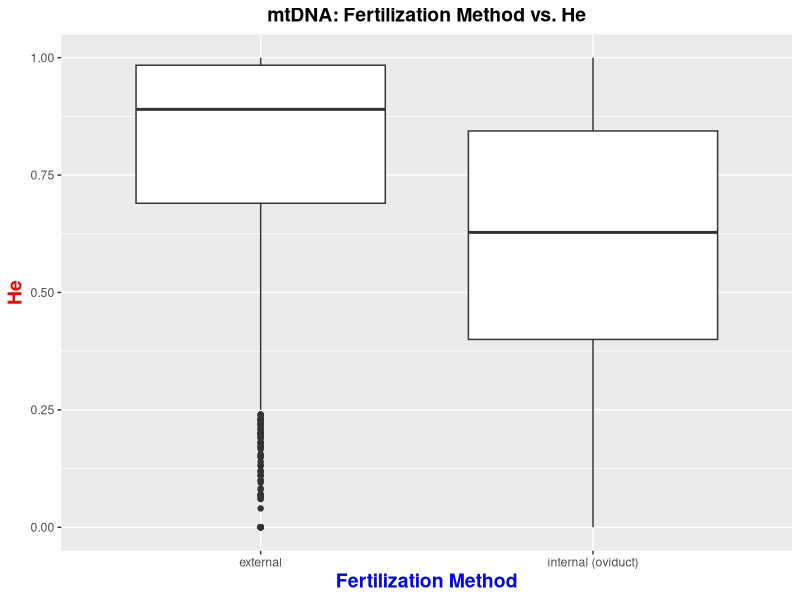
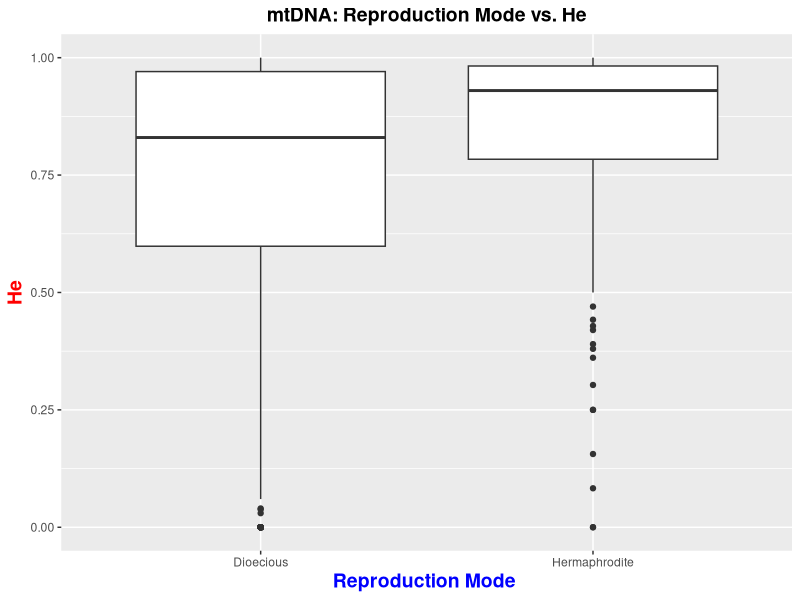
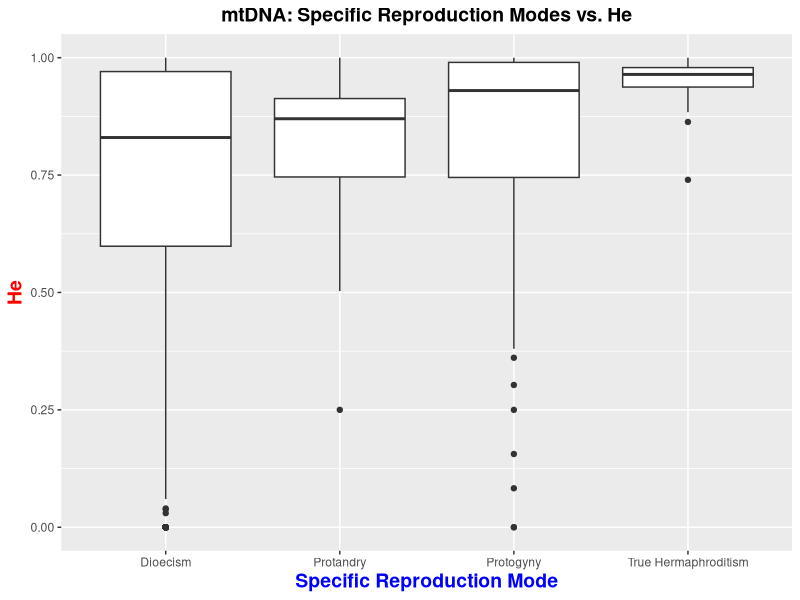
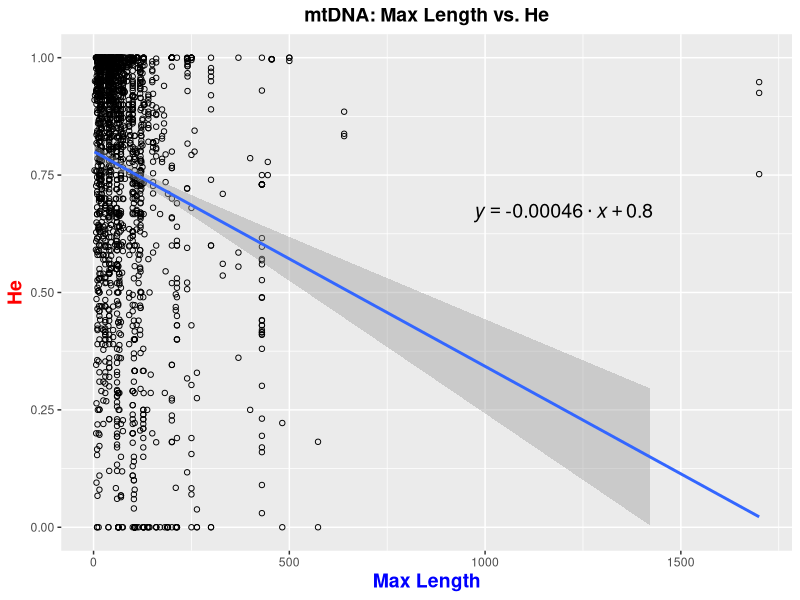
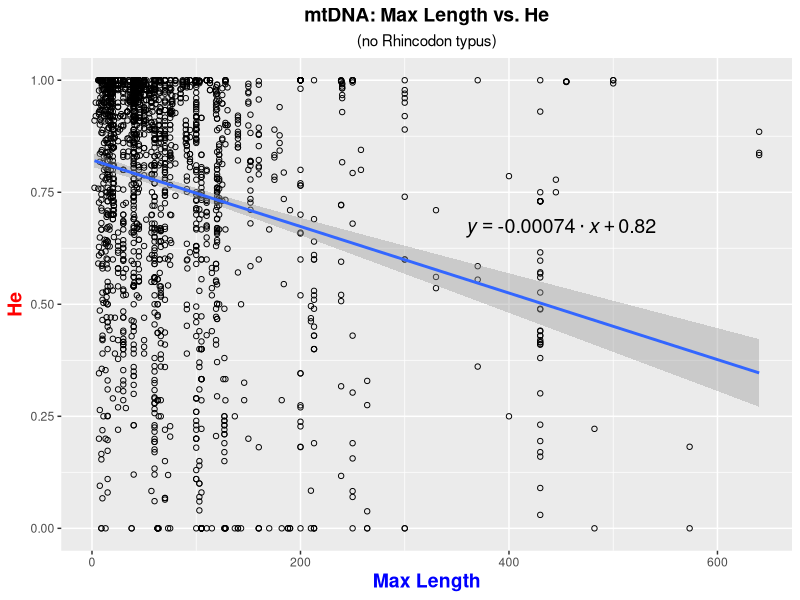
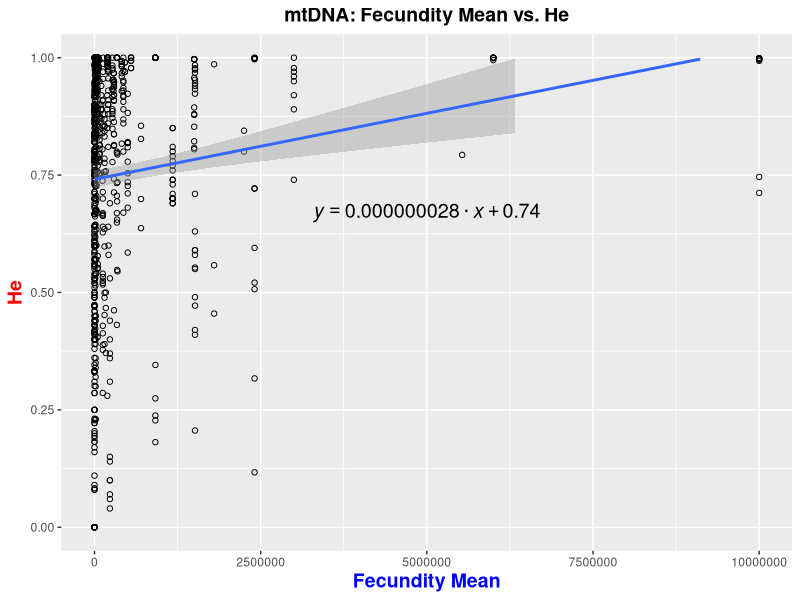
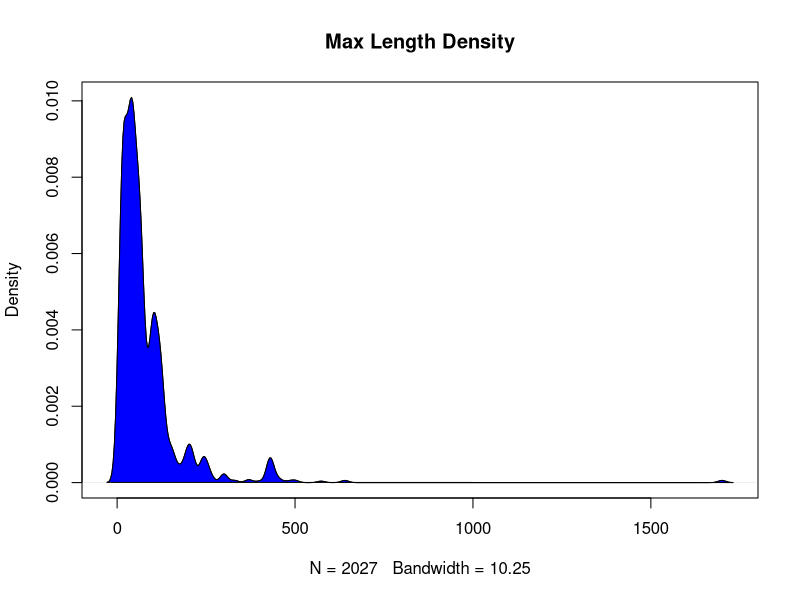
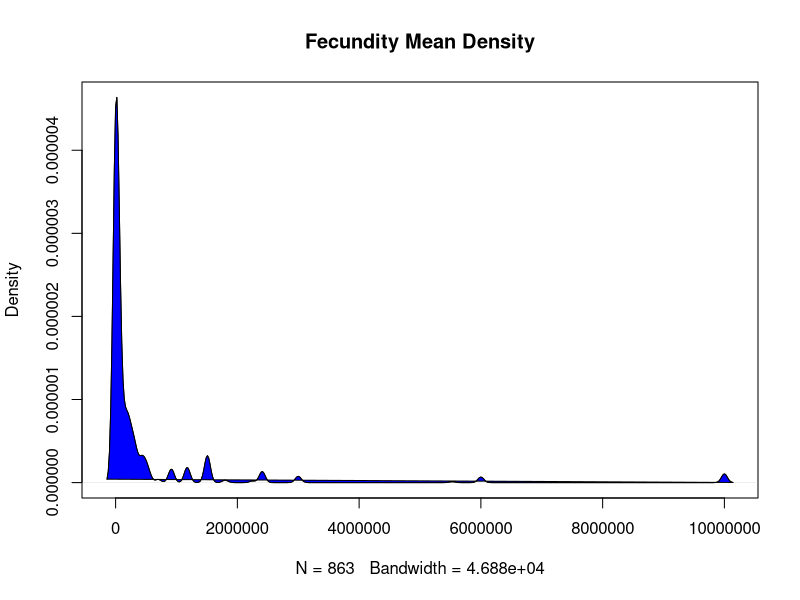

The R source for these figures, in order: (Note: this script raises an error after producing the figures.)
################################################### Script for Analyzing Data  #######################################################

#analyzes data 

##########################################################################################################################################

######### Set-up #########

#clear environment
remove(list = ls())

#load libraries
library(tidyverse)
library(dplyr)

#read in data
mtdna_data <- read.csv("mtdna_final_data.csv", stringsAsFactors = FALSE) #read in 
msat_data <- read.csv("msat_final_data.csv", stringsAsFactors = FALSE) #read in 

############### mtDNA data set ############### 

#####Box Plots: Character Data#####

#Fertilization#

mtdna_data$final_fertilization <- NA #create new column to categorize fertilization methods

mtdna_data$final_fertilization [mtdna_data$fertilization =="external"]  <- "external"
mtdna_data$final_fertilization [mtdna_data$fertilization =="internal (oviduct)"] <- "internal (oviduct)"
mtdna_data$final_fertilization [mtdna_data$fertilization =="in brood pouch or similar structure"] <- "internal (oviduct)" #convert "in brood pouch or similar structure" to internal fertilization

mtdna_final_fertilization_He_no.na <- mtdna_data[!is.na(mtdna_data$final_fertilization) & !is.na(mtdna_data$He),] #create new table that excludes NA's from columns of interest

theme_update(plot.title = element_text(hjust = 0.5), plot.subtitle = element_text(hjust = 0.5)) #centered plot title

ggplot(mtdna_final_fertilization_He_no.na) + geom_boxplot(aes(x = final_fertilization, y = He)) + #final fertilization & He box plot
  ggtitle("mtDNA: Fertilization Method vs. He") + #add plot title
  xlab("Fertilization Method") + ylab("He") + #add axis labels
  theme(                                 #specify characteristics of the plot 
    plot.title = element_text(size=14, face="bold"), 
    axis.title.x = element_text(color="blue", size=14, face="bold"),
    axis.title.y = element_text(color="red", size=14, face="bold"))

#Reproduction Mode#

#combine protandry, protogyny, and true hermaphroditism into "Hermpahrodites"

mtdna_data$final_reproductionmode <- NA #create new column to categorize reproduction mode

mtdna_data$final_reproductionmode  [mtdna_data$reproductionmode =="dioecism"]  <- "Dioecious"
mtdna_data$final_reproductionmode  [mtdna_data$reproductionmode =="protogyny"] <- "Hermaphrodite" #for protogyny, label as "Hermpahrodites"
mtdna_data$final_reproductionmode  [mtdna_data$reproductionmode =="protandry"] <- "Hermaphrodite" #for protandry, label as "Hermpahrodites"
mtdna_data$final_reproductionmode  [mtdna_data$reproductionmode =="true hermaphroditism"] <- "Hermaphrodite" #for true hermaphroditism, label as "Hermpahrodites"

mtdna_final_reproductionmode_He_no.na <- mtdna_data[!is.na(mtdna_data$final_reproductionmode ) & !is.na(mtdna_data$He),] #create new table that excludes NA's from columns of interest

ggplot(mtdna_final_reproductionmode_He_no.na ) + geom_boxplot(aes(x = final_reproductionmode , y = He)) + #final reproduction mode & He box plot
  ggtitle("mtDNA: Reproduction Mode vs. He") + #add plot title
  xlab("Reproduction Mode ") + ylab("He") + #add axis labels
  theme(                                 #specify characteristics of the plot 
    plot.title = element_text(size=14, face="bold"), 
    axis.title.x = element_text(color="blue", size=14, face="bold"),
    axis.title.y = element_text(color="red", size=14, face="bold"))

#Specific Reproduction Modes#

mtdna_data$specific.repro_mode <- NA #create new column to categorize hermaphrodite type

mtdna_data$specific.repro_mode  [mtdna_data$reproductionmode =="dioecism"]  <- "Dioecism"
mtdna_data$specific.repro_mode  [mtdna_data$reproductionmode =="protogyny"] <- "Protogyny"
mtdna_data$specific.repro_mode  [mtdna_data$reproductionmode =="protandry"] <- "Protandry"
mtdna_data$specific.repro_mode  [mtdna_data$reproductionmode =="true hermaphroditism"] <- "True Hermaphroditism"

mtdna_reproduction_type_He_no.na <- mtdna_data[!is.na(mtdna_data$specific.repro_mode ) & !is.na(mtdna_data$He),] #create new table that excludes NA's from columns of interest

ggplot(mtdna_reproduction_type_He_no.na ) + geom_boxplot(aes(x = specific.repro_mode , y = He)) + #hermaphrodite type mode & He box plot
  ggtitle("mtDNA: Specific Reproduction Modes vs. He") + #add plot title
  xlab("Specific Reproduction Mode") + ylab("He") + #add axis labels
  theme(                                 #specify characteristics of the plot 
    plot.title = element_text(size=14, face="bold"), 
    axis.title.x = element_text(color="blue", size=14, face="bold"),
    axis.title.y = element_text(color="red", size=14, face="bold"))

#####Scatter Plots: Numerical Data#####

#Max Length#

#w/ Rhincodon typus outlier
mtdna_maxlength_He_no.na <- mtdna_data[!is.na(mtdna_data$maxlength) & !is.na(mtdna_data$He),] #create new table that excludes NA's from columns of interest

lm_eqn = function(x, y, df){ #set up formula for regression line equation
  m <- lm(y ~ x, df);
  eq <- substitute(italic(y) == b %.% italic(x) + a,
                   list(a = format(coef(m)[[1]], digits = 2), 
                        b = format(coef(m)[[2]], digits = 2)))
  as.character(as.expression(eq));                 
}

ggplot(mtdna_maxlength_He_no.na, aes(x=maxlength, y = He)) + #max length & He scatter plot
  geom_point(shape=1) +    # Use hollow circles
  geom_smooth(method=lm,   # Add linear regression line
              se=TRUE, formula = y ~ x) +
  ylim(0,1)+
  coord_cartesian(ylim = c(0, 1)) +
  ggtitle("mtDNA: Max Length vs. He") + #add plot title
  xlab("Max Length") + ylab("He") + #add axis labels
  theme(                                 #specify characteristics of the plot 
    plot.title = element_text(size=14, face="bold"),
    axis.title.x = element_text(color="blue", size=14, face="bold"),
    axis.title.y = element_text(color="red", size=14, face="bold"))+
    annotate("text", x = 1200, y = 0.67, label = lm_eqn(mtdna_maxlength_He_no.na$maxlength, mtdna_maxlength_He_no.na$He, mtdna_maxlength_He_no.na), color="black", size = 5, parse=TRUE) #add regression line equation


#w/out Rhincodon typus outlier
mtdna_maxlength_He_no.na_nowhaleshark <- mtdna_maxlength_He_no.na[!(mtdna_maxlength_He_no.na$spp=="Rhincodon typus"),] #exclude Rhincodon typus

ggplot(mtdna_maxlength_He_no.na_nowhaleshark, aes(x= maxlength, y= He)) + #max length & He scatter plot
  geom_point(shape=1) +    # Use hollow circles
  geom_smooth(method=lm,   # Add linear regression line
              se=TRUE) +
  ylim(0,1)+
  coord_cartesian(ylim = c(0, 1)) +
  ggtitle("mtDNA: Max Length vs. He", subtitle= "(no Rhincodon typus)") + #add plot title
  xlab("Max Length") + ylab("He") + #add axis labels
  theme(                                 #specify characteristics of the plot 
    plot.title = element_text(size=14, face="bold"),
    axis.title.x = element_text(color="blue", size=14, face="bold"),
    axis.title.y = element_text(color="red", size=14, face="bold"))+
  annotate("text", x = 450, y = 0.67, label = lm_eqn(mtdna_maxlength_He_no.na_nowhaleshark$maxlength, mtdna_maxlength_He_no.na_nowhaleshark$He, mtdna_maxlength_He_no.na_nowhaleshark), color="black", size = 5, parse=TRUE) #add regression line equation

#Fecundity Mean#
options(scipen = 999) #convert data from scientific notation to numeric

mtdna_fecundity_He_no.na <- mtdna_data[!is.na(mtdna_data$fecundity_mean) & !is.na(mtdna_data$He),] #create new table that excludes NA's from columns of interest
 
ggplot(mtdna_fecundity_He_no.na, aes(y= He, x= fecundity_mean)) + #fecundity mean & He scatter plot
  geom_point(shape=1) +    # Use hollow circles
  geom_smooth(method=lm,   # Add linear regression line
              se=TRUE) +
  ylim(0,1)+
  coord_cartesian(ylim = c(0, 1)) +
  ggtitle("mtDNA: Fecundity Mean vs. He") + #add plot title
  xlab("Fecundity Mean") + ylab("He") + #add axis labels
  theme(                                 #specify characteristics of the plot 
    plot.title = element_text(size=14, face="bold"),
    axis.title.x = element_text(color="blue", size=14, face="bold"),
    axis.title.y = element_text(color="red", size=14, face="bold"))+
  annotate("text", x = 5000000, y = 0.67, label = lm_eqn(mtdna_fecundity_He_no.na$fecundity_mean, mtdna_fecundity_He_no.na$He, mtdna_fecundity_He_no.na), color="black", size = 5, parse=TRUE) #add regression line equation


#####Density Plots: Numerical Data#####

#Max Length#
plot(density(mtdna_maxlength_He_no.na$maxlength), main="Max Length Density") #create density plot for max length
polygon(density(mtdna_maxlength_He_no.na$maxlength), main="Max Length Density", col="blue") #specify characteristics of plot

#Fecundity Mean#
plot(density(mtdna_fecundity_He_no.na$fecundity_mean), main="Fecundity Mean Density") #create density plot for fecundity mean
polygon(density(mtdna_fecundity_He_no.na$fecundity_mean), main="Fecundity Mean Density", col="blue") #specify characteristics of plot

#####T-Tests: Character Data#####

#Fertilization#

external.mtdna <- mtdna_final_fertilization_He_no.na$He[mtdna_final_fertilization_He_no.na$final_fertilization=="external"]
internal.mtdna <- mtdna_final_fertilization_He_no.na$He[mtdna_final_fertilization_He_no.na$final_fertilization=="internal (oviduct)"]

fertilization_ttest.mtdna <- t.test(external.mtdna, internal.mtdna, var.equal=TRUE)

#Reproduction Mode#

dioecism.mtdna <- mtdna_final_reproductionmode_He_no.na$He[mtdna_final_reproductionmode_He_no.na$final_reproductionmode=="Dioecious"]
hermaphrodite.mtdna <- mtdna_final_reproductionmode_He_no.na$He[mtdna_final_reproductionmode_He_no.na$final_reproductionmode=="Hermaphrodite"]

reproductionmode_ttest.mtdna <- t.test(dioecism.mtdna, hermaphrodite.mtdna, var.equal=TRUE)

#Specific Reproduction Modes: ANOVA TEST#

specific.repro_modeanovamtdna <- aov(He ~ specific.repro_mode, data = mtdna_reproduction_type_He_no.na)

#####Wilcoxon Tests: Numerical Data#####

#Max Length#
wilcox.test( mtdna_maxlength_He_no.na[ ,'maxlength'] , mtdna_maxlength_He_no.na[ , 'He'], paired=T) #run Wilcoxon test on max length & He


#Fecundity Mean#
wilcox.test( mtdna_fecundity_He_no.na[ ,'fecundity_mean'] , mtdna_fecundity_He_no.na[ , 'He'], paired=T) #run Wilcoxon test on max length & He

#####Shapiro-Wilk Tests: Numerical Data#####

#Max Length#
shapiro.test(mtdna_maxlength_He_no.na$maxlength) #run Shapiro-Wilk test on max length & He

#Fecundity Mean#
shapiro.test(mtdna_fecundity_He_no.na$fecundity_mean) #run Shapiro-Wilk test on max length & He


####################################################################################

############### msat Data Set ############### 

#####Box Plots: Character Data#####

#Fertilization#
msat_data$final_fertilization <- NA #create new column to categorize fertilization methods

msat_data$final_fertilization [msat_data$fertilization =="external"]  <- "external"
msat_data$final_fertilization [msat_data$fertilization =="internal (oviduct)"] <- "internal (oviduct)"
msat_data$final_fertilization [msat_data$fertilization =="in brood pouch or similar structure"] <- "internal (oviduct)" #convert "in brood pouch or similar structure" to internal fertilization

msat_final_fertilization_He_no.na <- msat_data[!is.na(msat_data$final_fertilization) & !is.na(msat_data$He),] #create new table that excludes NA's from columns of interest

ggplot(msat_final_fertilization_He_no.na) + geom_boxplot(aes(x = final_fertilization, y = He)) + #final fertilization & He box plot
ggtitle("msat: Fertilization Method vs. He") + #add plot title
  xlab("Fertilization Method") + ylab("He") + #add axis labels
  theme(                                 #specifying characteristics of the plot 
    plot.title = element_text(size=14, face="bold"),
    axis.title.x = element_text(color="blue", size=14, face="bold"),
    axis.title.y = element_text(color="red", size=14, face="bold"))

#Reproduction Mode#
msat_data$final_reproductionmode <- NA #create new column to categorize reproduction mode

msat_data$final_reproductionmode  [msat_data$reproductionmode =="dioecism"]  <- "Dioecious"
msat_data$final_reproductionmode  [msat_data$reproductionmode =="protogyny"] <- "Hermaphrodite" #for protogyny, label as "Hermpahrodites"
msat_data$final_reproductionmode  [msat_data$reproductionmode =="protandry"] <- "Hermaphrodite" #for protandry, label as "Hermpahrodites"
msat_data$final_reproductionmode  [msat_data$reproductionmode =="true hermaphroditism"] <- "Hermaphrodite" #for true hermaphroditism, label as "Hermpahrodites"

msat_final_reproductionmode_He_no.na <- msat_data[!is.na(msat_data$final_reproductionmode ) & !is.na(msat_data$He),] #create new table that excludes NA's from columns of interest

ggplot(msat_final_reproductionmode_He_no.na ) + geom_boxplot(aes(x = final_reproductionmode , y = He)) + #final reproduction mode & He box plot
  ggtitle("msat: Reproduction Mode vs. He") + #add plot title
  xlab("Reproduction Mode ") + ylab("He") + #add axis labels
  theme(                                 #specifying characteristics of the plot 
    plot.title = element_text(size=14, face="bold"),
    axis.title.x = element_text(color="blue", size=14, face="bold"),
    axis.title.y = element_text(color="red", size=14, face="bold"))

#Specific Reproduction Mode#

msat_data$specific.repro_mode <- NA #create new column to categorize reproduction type

msat_data$specific.repro_mode  [msat_data$reproductionmode =="dioecism"]  <- "Dioecism"
msat_data$specific.repro_mode  [msat_data$reproductionmode =="protogyny"] <- "Protogyny"
msat_data$specific.repro_mode  [msat_data$reproductionmode =="protandry"] <- "Protandry"
msat_data$specific.repro_mode  [msat_data$reproductionmode =="true hermaphroditism"] <- "True Hermaphroditism"

msat_reproduction_type_He_no.na <- msat_data[!is.na(msat_data$specific.repro_mode ) & !is.na(msat_data$He),] #create new table that excludes NA's from columns of interest

ggplot(msat_reproduction_type_He_no.na ) + geom_boxplot(aes(x = specific.repro_mode , y = He)) + #hermaphrodite type mode & He box plot
  ggtitle("msat: Specific Reproduction Modes vs. He") + #add plot title
  xlab("Specific Reproduction Mode") + ylab("He") + #add axis labels
  theme(                                 #specify characteristics of the plot 
    plot.title = element_text(size=14, face="bold"), 
    axis.title.x = element_text(color="blue", size=14, face="bold"),
    axis.title.y = element_text(color="red", size=14, face="bold"))

#####Scatter Plots: Numerical Data#####

#Max Length#

#w/ Rhincodon typus outlier
msat_maxlength_He_no.na <- msat_data[!is.na(msat_data$maxlength) & !is.na(msat_data$He),] #create new table that excludes NA's from columns of interest

ggplot(msat_maxlength_He_no.na, aes(x= maxlength, y= He)) + #max length & He scatter plot
  geom_point(shape=1) +    # Use hollow circles
  geom_smooth(method=lm,   # Add linear regression line
              se=TRUE) + 
  ylim(0,1)+
  coord_cartesian(ylim = c(0, 1)) +
  ggtitle("msat: Max Length vs. He") + #add plot title
   xlab("Max Length") + ylab("He") + #add axis labels
    theme(                                 #specifying characteristics of the plot 
      plot.title = element_text(size=14, face="bold"),
      axis.title.x = element_text(color="blue", size=14, face="bold"),
      axis.title.y = element_text(color="red", size=14, face="bold"))+
  annotate("text", x = 1200, y = 0.67, label = lm_eqn(msat_maxlength_He_no.na$maxlength, msat_maxlength_He_no.na$He, msat_maxlength_He_no.na), color="black", size = 5, parse=TRUE) #add regression line equation


#w/out Rhincodon typus outlier
msat_maxlength_He_no.na_nowhaleshark <- msat_maxlength_He_no.na[!(msat_maxlength_He_no.na$spp=="Rhincodon typus"),] #exclude Rhincodon typus

ggplot(msat_maxlength_He_no.na_nowhaleshark, aes(x= maxlength, y= He)) + #max length & He scatter plot
  geom_point(shape=1) +    # Use hollow circles
  geom_smooth(method=lm,   # Add linear regression line
              se=TRUE) +
  ylim(0,1)+
  coord_cartesian(ylim = c(0, 1)) +
  ggtitle("msat: Max Length vs. He", subtitle= "(no Rhincodon typus)") + #add plot title
  xlab("Max Length") + ylab("He") + #add axis labels
  theme(                                 #specify characteristics of the plot 
    plot.title = element_text(size=14, face="bold"),
    axis.title.x = element_text(color="blue", size=14, face="bold"),
    axis.title.y = element_text(color="red", size=14, face="bold"))+
  annotate("text", x = 450, y = 1, label = lm_eqn(msat_maxlength_He_no.na_nowhaleshark$maxlength, msat_maxlength_He_no.na_nowhaleshark$He, msat_maxlength_He_no.na_nowhaleshark), color="black", size = 5, parse=TRUE) #add regression line equation


#Fecundity Mean#
msat_fecundity_He_no.na <- msat_data[!is.na(msat_data$fecundity_mean) & !is.na(msat_data$He),] #create new table that excludes NA's from columns of interest
       
ggplot(msat_fecundity_He_no.na, aes(x= fecundity_mean, y= He)) + #fecundity mean& He scatter plot
  geom_point(shape=1) +    # Use hollow circles
  geom_smooth(method=lm,   # Add linear regression line
    se=TRUE) +
  ylim(0,1)+
  coord_cartesian(ylim = c(0, 1)) +
  ggtitle("msat: Fecundity Mean vs. He") + #add plot title
  xlab("Fecundity Mean") + ylab("He") + #add plot title
  theme(                                 #specifying characteristics of the plot 
    plot.title = element_text(size=14, face="bold"),
    axis.title.x = element_text(color="blue", size=14, face="bold"),
    axis.title.y = element_text(color="red", size=14, face="bold"))+
  annotate("text", x = 20000000, y = 0.956, label = lm_eqn(msat_fecundity_He_no.na$fecundity_mean, msat_fecundity_He_no.na$He, msat_fecundity_He_no.na), color="black", size = 5, parse=TRUE) #add regression line equation

#####Density Plots: Numerical Data#####

#Max Length#
plot(density(msat_maxlength_He_no.na$maxlength), main="msat: Max Length Density") #create density plot for max length
polygon(density(msat_maxlength_He_no.na$maxlength), main="msat: Max Length Density", col="blue") #specify characteristics of plot

#Fecundity Mean#
plot(density(msat_fecundity_He_no.na$fecundity_mean), main="msat: Fecundity Mean Density") #create density plot for fecundity mean
polygon(density(msat_fecundity_He_no.na$fecundity_mean), main="msat: Fecundity Mean Density", col="blue") #specify characteristics of plot

#####T-Tests: Character Data#####

#Fertilization#

external.msat <- msat_final_fertilization_He_no.na$He[msat_final_fertilization_He_no.na$final_fertilization=="external"]
internal.msat <- msat_final_fertilization_He_no.na$He[msat_final_fertilization_He_no.na$final_fertilization=="internal (oviduct)"]

fertilization_ttest.msat <- t.test(external.msat, internal.msat, var.equal=TRUE)

#Reproduction Mode#

dioecism.msat <- msat_final_reproductionmode_He_no.na$He[msat_final_reproductionmode_He_no.na$final_reproductionmode=="Dioecious"]
hermaphrodite.msat <- msat_final_reproductionmode_He_no.na$He[msat_final_reproductionmode_He_no.na$final_reproductionmode=="Hermaphrodite"]

reproductionmode_ttest.msat <- t.test(dioecism.msat, hermaphrodite.msat, var.equal=TRUE)

#Specific Reproduction Modes: ANOVA TEST#

specific.repro_modeanovamsat <- aov(He ~ specific.repro_mode, data = msat_reproduction_type_He_no.na)

#####Wilcoxon Tests: Numerical Data#####

#Max Length#
wilcox.test( msat_maxlength_He_no.na[ ,'maxlength'] , msat_maxlength_He_no.na[ , 'He'], paired=T) #run Wilcoxon test on max length & He

#Fecundity Mean#
wilcox.test( msat_fecundity_He_no.na[ ,'fecundity_mean'] , msat_fecundity_He_no.na[ , 'He'], paired=T) #run Wilcoxon test on fecundity & He


#####Shapiro-Wilk Tests: Numerical Data#####

shapiro.test(msat_maxlength_He_no.na$maxlength) #run Shapiro-Wilk test on max length & He

shapiro.test(msat_fecundity_He_no.na$fecundity_mean) #run Shapiro-Wilk test on fecundity mean & He

####################################################################################

############### Comparing mtDNA and msat Data ############### 

#####Box Plots: Character Data#####

#Fertilization#

final_fertilization_all = merge(mtdna_final_fertilization_He_no.na, msat_final_fertilization_He_no.na, all=TRUE, no.dups= TRUE, all.x=TRUE, all.y=TRUE) #merge final fertilization data form mtdna and msat together

final_fertilization_all$markertype <- NA #create new column to categorize marker type

#add marker type based on file type
final_fertilization_all$markertype [final_fertilization_all$file == "mtdna101"]  <- "mtDNA"
final_fertilization_all$markertype [final_fertilization_all$file == "mtdna102"]  <- "mtDNA"
final_fertilization_all$markertype [final_fertilization_all$file == "mtdna103"]  <- "mtDNA"
final_fertilization_all$markertype [final_fertilization_all$file == "msats000"]  <- "msat" 
final_fertilization_all$markertype [final_fertilization_all$file == "msats001"]  <- "msat"
final_fertilization_all$markertype [final_fertilization_all$file == "msats002"]  <- "msat"
final_fertilization_all$markertype [final_fertilization_all$file == "msats200"]  <- "msat" 
final_fertilization_all$markertype [final_fertilization_all$file == "msats201"]  <- "msat" 
final_fertilization_all$markertype [final_fertilization_all$file == "msats100"]  <- "msat" 
final_fertilization_all$markertype [final_fertilization_all$file == "msats101"]  <- "msat" 
final_fertilization_all$markertype [final_fertilization_all$file == "msats301"]  <- "msat" 
final_fertilization_all$markertype [final_fertilization_all$file == "msats302"]  <- "msat" 
final_fertilization_all$markertype [final_fertilization_all$file == "msats303"]  <- "msat" 
final_fertilization_all$markertype [final_fertilization_all$file == "msats304"]  <- "msat" 
final_fertilization_all$markertype [final_fertilization_all$file == "msats305"]  <- "msat"
final_fertilization_all$markertype [final_fertilization_all$file ==	"ppdat"]  <- "msat" 

theme_update(plot.title = element_text(hjust = 0.5), plot.subtitle = element_text(hjust = 0.5)) #centered plot title

ggplot(final_fertilization_all) + geom_boxplot(aes(x = final_fertilization, y = He, fill=markertype)) + #final fertilization & He box plot
  ggtitle("Fertilization Method vs. He", subtitle= "msat vs. mtDNA") + #add plot title
  xlab("Fertilization Method") + ylab("He") + #add axis labels
  theme(                                 #specify characteristics of the plot 
    plot.title = element_text(size=14, face="bold"), 
    axis.title.x = element_text(color="blue", size=14, face="bold"),
    axis.title.y = element_text(color="red", size=14, face="bold"))+
  scale_fill_manual(values=c("turquoise2", "darkcyan"))

#Reproduction Mode#
reproductionmode_all = merge(msat_final_reproductionmode_He_no.na, mtdna_final_reproductionmode_He_no.na, all=TRUE, no.dups= TRUE, all.x=TRUE, all.y=TRUE) #merge final fertilization data form mtdna and msat together

reproductionmode_all$markertype <- NA #create new column to categorize marker type

#add marker type based on file type
reproductionmode_all$markertype [reproductionmode_all$file == "mtdna101"]  <- "mtDNA"
reproductionmode_all$markertype [reproductionmode_all$file == "mtdna102"]  <- "mtDNA"
reproductionmode_all$markertype [reproductionmode_all$file == "mtdna103"]  <- "mtDNA"
reproductionmode_all$markertype [reproductionmode_all$file == "msats000"]  <- "msat" 
reproductionmode_all$markertype [reproductionmode_all$file == "msats001"]  <- "msat"
reproductionmode_all$markertype [reproductionmode_all$file == "msats002"]  <- "msat"
reproductionmode_all$markertype [reproductionmode_all$file == "msats200"]  <- "msat" 
reproductionmode_all$markertype [reproductionmode_all$file == "msats201"]  <- "msat" 
reproductionmode_all$markertype [reproductionmode_all$file == "msats100"]  <- "msat" 
reproductionmode_all$markertype [reproductionmode_all$file == "msats101"]  <- "msat" 
reproductionmode_all$markertype [reproductionmode_all$file == "msats301"]  <- "msat" 
reproductionmode_all$markertype [reproductionmode_all$file == "msats302"]  <- "msat" 
reproductionmode_all$markertype [reproductionmode_all$file == "msats303"]  <- "msat" 
reproductionmode_all$markertype [reproductionmode_all$file == "msats304"]  <- "msat" 
reproductionmode_all$markertype [reproductionmode_all$file == "msats305"]  <- "msat"
reproductionmode_all$markertype [reproductionmode_all$file ==	"ppdat"]  <- "msat" 

theme_update(plot.title = element_text(hjust = 0.5), plot.subtitle = element_text(hjust = 0.5)) #centered plot title

ggplot(reproductionmode_all) + geom_boxplot(aes(x = final_reproductionmode, y = He, fill= markertype)) + #final fertilization & He box plot
  ggtitle("Reproduction Mode vs. He", subtitle= "msat vs. mtDNA") + #add plot title
  xlab("Reproduction Mode") + ylab("He") + #add axis labels
  theme(                                 #specify characteristics of the plot 
    plot.title = element_text(size=14, face="bold"), 
    axis.title.x = element_text(color="blue", size=14, face="bold"),
    axis.title.y = element_text(color="red", size=14, face="bold"))+
  scale_fill_manual(values=c("turquoise2", "darkcyan"))


#Specific Reproduction Mode#
specificreproductionmode_all = merge(msat_reproduction_type_He_no.na, mtdna_reproduction_type_He_no.na, all=TRUE, no.dups= TRUE, all.x=TRUE, all.y=TRUE) #merge final fertilization data form mtdna and msat together

specificreproductionmode_all$markertype <- NA #create new column to categorize marker type

#add marker type based on file type
specificreproductionmode_all$markertype [specificreproductionmode_all$file == "mtdna101"]  <- "mtDNA"
specificreproductionmode_all$markertype [specificreproductionmode_all$file == "mtdna102"]  <- "mtDNA"
specificreproductionmode_all$markertype [specificreproductionmode_all$file == "mtdna103"]  <- "mtDNA"
specificreproductionmode_all$markertype [specificreproductionmode_all$file == "msats000"]  <- "msat" 
specificreproductionmode_all$markertype [specificreproductionmode_all$file == "msats001"]  <- "msat"
specificreproductionmode_all$markertype [specificreproductionmode_all$file == "msats002"]  <- "msat"
specificreproductionmode_all$markertype [specificreproductionmode_all$file == "msats200"]  <- "msat" 
specificreproductionmode_all$markertype [specificreproductionmode_all$file == "msats201"]  <- "msat" 
specificreproductionmode_all$markertype [specificreproductionmode_all$file == "msats100"]  <- "msat" 
specificreproductionmode_all$markertype [specificreproductionmode_all$file == "msats101"]  <- "msat" 
specificreproductionmode_all$markertype [specificreproductionmode_all$file == "msats301"]  <- "msat" 
specificreproductionmode_all$markertype [specificreproductionmode_all$file == "msats302"]  <- "msat" 
specificreproductionmode_all$markertype [specificreproductionmode_all$file == "msats303"]  <- "msat" 
specificreproductionmode_all$markertype [specificreproductionmode_all$file == "msats304"]  <- "msat" 
specificreproductionmode_all$markertype [specificreproductionmode_all$file == "msats305"]  <- "msat"
specificreproductionmode_all$markertype [specificreproductionmode_all$file ==	"ppdat"]  <- "msat" 

theme_update(plot.title = element_text(hjust = 0.5), plot.subtitle = element_text(hjust = 0.5)) #centered plot title

ggplot(specificreproductionmode_all) + geom_boxplot(aes(x = specific.repro_mode, y = He, fill=markertype)) + #final fertilization & He box plot
  ggtitle("Specific Reproduction Modes vs. He", subtitle= "msat vs. mtDNA") + #add plot title
  xlab("Specific Reproduction Mode") + ylab("He") + #add axis labels
  theme(                                 #specify characteristics of the plot 
    plot.title = element_text(size=14, face="bold"), 
    axis.title.x = element_text(color="blue", size=14, face="bold"),
    axis.title.y = element_text(color="red", size=14, face="bold"))+
  scale_fill_manual(values=c("turquoise2", "darkcyan"))


#####Scatter Plots: Numerical Data#####

#Max Length#

#w/ Rhincodon typus outlier
final_maxlength_all = merge(mtdna_maxlength_He_no.na, msat_maxlength_He_no.na, all=TRUE, no.dups= TRUE, all.x=TRUE, all.y=TRUE) #merge final fertilization data form mtdna and msat together

final_maxlength_all$markertype <- NA #create new column to categorize marker type

#add marker type based on file type
final_maxlength_all$markertype [final_maxlength_all$file == "mtdna101"]  <- "mtDNA"
final_maxlength_all$markertype [final_maxlength_all$file == "mtdna102"]  <- "mtDNA"
final_maxlength_all$markertype [final_maxlength_all$file == "mtdna103"]  <- "mtDNA"
final_maxlength_all$markertype [final_maxlength_all$file == "msats000"]  <- "msat" 
final_maxlength_all$markertype [final_maxlength_all$file == "msats001"]  <- "msat"
final_maxlength_all$markertype [final_maxlength_all$file == "msats002"]  <- "msat"
final_maxlength_all$markertype [final_maxlength_all$file == "msats200"]  <- "msat" 
final_maxlength_all$markertype [final_maxlength_all$file == "msats201"]  <- "msat" 
final_maxlength_all$markertype [final_maxlength_all$file == "msats100"]  <- "msat" 
final_maxlength_all$markertype [final_maxlength_all$file == "msats101"]  <- "msat" 
final_maxlength_all$markertype [final_maxlength_all$file == "msats301"]  <- "msat" 
final_maxlength_all$markertype [final_maxlength_all$file == "msats302"]  <- "msat" 
final_maxlength_all$markertype [final_maxlength_all$file == "msats303"]  <- "msat" 
final_maxlength_all$markertype [final_maxlength_all$file == "msats304"]  <- "msat" 
final_maxlength_all$markertype [final_maxlength_all$file == "msats305"]  <- "msat"
final_maxlength_all$markertype [final_maxlength_all$file ==	"ppdat"]  <- "msat" 

theme_update(plot.title = element_text(hjust = 0.5), plot.subtitle = element_text(hjust = 0.5)) #centered plot title

ggplot(final_maxlength_all, aes(x=maxlength, y=He, col=markertype, shape=markertype)) + #max length & He scatter plot
  geom_point(aes(shape=markertype, fill=NULL)) +    # Use hollow circles
  geom_smooth(method=lm,   # Add linear regression line
             se=TRUE) + 
  ylim(0,1)+
  coord_cartesian(ylim = c(0, 1)) +
  ggtitle("Max Length vs. He", subtitle = "(w/ Rhincodon typus) msat vs. mtDNA") + #add plot title
  xlab("Max Length") + ylab("He") + #add axis labels
  theme(                                 #specifying characteristics of the plot 
    plot.title = element_text(size=14, face="bold"),
    axis.title.x = element_text(color="blue", size=14, face="bold"),
    axis.title.y = element_text(color="red", size=14, face="bold"))+
  annotate("text", x = 1150, y = 0.60, label = lm_eqn(msat_maxlength_He_no.na$maxlength, msat_maxlength_He_no.na$He, msat_maxlength_He_no.na), color="black", size = 5, parse=TRUE) + #add regression line equation
  annotate("text", x = 1000, y = 0.15, label = lm_eqn(mtdna_maxlength_He_no.na$maxlength, mtdna_maxlength_He_no.na$He, mtdna_maxlength_He_no.na), color="black", size = 5, parse=TRUE) + #add regression line equation
  scale_color_manual(values=c("skyblue2","blue")) +
  scale_shape(solid = FALSE)

#w/out Rhincodon typus outlier
final_maxlength.nowhaleshark_all = merge(msat_maxlength_He_no.na_nowhaleshark, mtdna_maxlength_He_no.na_nowhaleshark, all=TRUE, no.dups= TRUE, all.x=TRUE, all.y=TRUE) #merge final fertilization data form mtdna and msat together

final_maxlength.nowhaleshark_all$markertype <- NA #create new column to categorize marker type

#add marker type based on file type
final_maxlength.nowhaleshark_all$markertype [final_maxlength.nowhaleshark_all$file == "mtdna101"]  <- "mtDNA"
final_maxlength.nowhaleshark_all$markertype [final_maxlength.nowhaleshark_all$file == "mtdna102"]  <- "mtDNA"
final_maxlength.nowhaleshark_all$markertype [final_maxlength.nowhaleshark_all$file == "mtdna103"]  <- "mtDNA"
final_maxlength.nowhaleshark_all$markertype [final_maxlength.nowhaleshark_all$file == "msats000"]  <- "msat" 
final_maxlength.nowhaleshark_all$markertype [final_maxlength.nowhaleshark_all$file == "msats001"]  <- "msat"
final_maxlength.nowhaleshark_all$markertype [final_maxlength.nowhaleshark_all$file == "msats002"]  <- "msat"
final_maxlength.nowhaleshark_all$markertype [final_maxlength.nowhaleshark_all$file == "msats200"]  <- "msat" 
final_maxlength.nowhaleshark_all$markertype [final_maxlength.nowhaleshark_all$file == "msats201"]  <- "msat" 
final_maxlength.nowhaleshark_all$markertype [final_maxlength.nowhaleshark_all$file == "msats100"]  <- "msat" 
final_maxlength.nowhaleshark_all$markertype [final_maxlength.nowhaleshark_all$file == "msats101"]  <- "msat" 
final_maxlength.nowhaleshark_all$markertype [final_maxlength.nowhaleshark_all$file == "msats301"]  <- "msat" 
final_maxlength.nowhaleshark_all$markertype [final_maxlength.nowhaleshark_all$file == "msats302"]  <- "msat" 
final_maxlength.nowhaleshark_all$markertype [final_maxlength.nowhaleshark_all$file == "msats303"]  <- "msat" 
final_maxlength.nowhaleshark_all$markertype [final_maxlength.nowhaleshark_all$file == "msats304"]  <- "msat" 
final_maxlength.nowhaleshark_all$markertype [final_maxlength.nowhaleshark_all$file == "msats305"]  <- "msat"
final_maxlength.nowhaleshark_all$markertype [final_maxlength.nowhaleshark_all$file ==	"ppdat"]  <- "msat" 

theme_update(plot.title = element_text(hjust = 0.5), plot.subtitle = element_text(hjust = 0.5)) #centered plot title

ggplot(final_maxlength.nowhaleshark_all, aes(x=maxlength, y=He, col=markertype, shape=markertype)) + #max length & He scatter plot
  geom_point(aes(shape=markertype, fill=NULL)) +    # Use hollow circles
  geom_smooth(method=lm,   # Add linear regression line
              se=TRUE) + 
  ylim(0,1)+
  coord_cartesian(ylim = c(0, 1)) +
  ggtitle("Max Length vs. He", subtitle = "(no Rhincodon typus) msat vs. mtDNA") + #add plot title
  xlab("Max Length") + ylab("He") + #add axis labels
  theme(                                 #specifying characteristics of the plot 
    plot.title = element_text(size=14, face="bold"),
    axis.title.x = element_text(color="blue", size=14, face="bold"),
    axis.title.y = element_text(color="red", size=14, face="bold"))+
  annotate("text", x = 400, y = 0.68, label = lm_eqn(msat_maxlength_He_no.na_nowhaleshark$maxlength, msat_maxlength_He_no.na_nowhaleshark$He, msat_maxlength_He_no.na_nowhaleshark), color="black", size = 5, parse=TRUE) + #add regression line equation
  annotate("text", x = 400, y = 0.30, label = lm_eqn(mtdna_maxlength_He_no.na_nowhaleshark$maxlength, mtdna_maxlength_He_no.na_nowhaleshark$He, mtdna_maxlength_He_no.na_nowhaleshark), color="black", size = 5, parse=TRUE) + #add regression line equation
  scale_color_manual(values=c("skyblue2","blue")) +
  scale_shape(solid = FALSE)

#Fecundity Mean#

final_fecunditymean_all = merge(msat_fecundity_He_no.na, mtdna_fecundity_He_no.na, all=TRUE, no.dups= TRUE, all.x=TRUE, all.y=TRUE) #merge final fertilization data form mtdna and msat together

final_fecunditymean_all$markertype <- NA #create new column to categorize marker type

#add marker type based on file type
final_fecunditymean_all$markertype [final_fecunditymean_all$file == "mtdna101"]  <- "mtDNA"
final_fecunditymean_all$markertype [final_fecunditymean_all$file == "mtdna102"]  <- "mtDNA"
final_fecunditymean_all$markertype [final_fecunditymean_all$file == "mtdna103"]  <- "mtDNA"
final_fecunditymean_all$markertype [final_fecunditymean_all$file == "msats000"]  <- "msat" 
final_fecunditymean_all$markertype [final_fecunditymean_all$file == "msats001"]  <- "msat"
final_fecunditymean_all$markertype [final_fecunditymean_all$file == "msats002"]  <- "msat"
final_fecunditymean_all$markertype [final_fecunditymean_all$file == "msats200"]  <- "msat" 
final_fecunditymean_all$markertype [final_fecunditymean_all$file == "msats201"]  <- "msat" 
final_fecunditymean_all$markertype [final_fecunditymean_all$file == "msats100"]  <- "msat" 
final_fecunditymean_all$markertype [final_fecunditymean_all$file == "msats101"]  <- "msat" 
final_fecunditymean_all$markertype [final_fecunditymean_all$file == "msats301"]  <- "msat" 
final_fecunditymean_all$markertype [final_fecunditymean_all$file == "msats302"]  <- "msat" 
final_fecunditymean_all$markertype [final_fecunditymean_all$file == "msats303"]  <- "msat" 
final_fecunditymean_all$markertype [final_fecunditymean_all$file == "msats304"]  <- "msat" 
final_fecunditymean_all$markertype [final_fecunditymean_all$file == "msats305"]  <- "msat"
final_fecunditymean_all$markertype [final_fecunditymean_all$file ==	"ppdat"]  <- "msat" 

theme_update(plot.title = element_text(hjust = 0.5), plot.subtitle = element_text(hjust = 0.5)) #centered plot title

ggplot(final_fecunditymean_all, aes(x=fecundity_mean, y=He, col=markertype, shape=markertype)) + #max length & He scatter plot
  geom_point(aes(shape=markertype, fill=NULL)) +    # Use hollow circles
  geom_smooth(method=lm,   # Add linear regression line
              se=TRUE) + 
  ylim(0,1)+
  coord_cartesian(ylim = c(0, 1)) +
  ggtitle("Fecundity Mean vs. He", subtitle = "msat vs. mtDNA") + #add plot title
  xlab("Fecundity Mean") + ylab("He") + #add axis labels
  theme(                                 #specifying characteristics of the plot 
    plot.title = element_text(size=14, face="bold"),
    axis.title.x = element_text(color="blue", size=14, face="bold"),
    axis.title.y = element_text(color="red", size=14, face="bold"))+
  annotate("text", x = 20000000, y = 0.64, label = lm_eqn(msat_fecundity_He_no.na$fecundity_mean, msat_fecundity_He_no.na$He, msat_fecundity_He_no.na), color="black", size = 5, parse=TRUE) + #add regression line equation
  annotate("text", x = 15000000, y = 0.95, label = lm_eqn(mtdna_fecundity_He_no.na$fecundity_mean, mtdna_fecundity_He_no.na$He, mtdna_fecundity_He_no.na), color="black", size = 5, parse=TRUE) + #add regression line equation
  scale_color_manual(values=c("skyblue2","blue")) +
  scale_shape(solid = FALSE)
